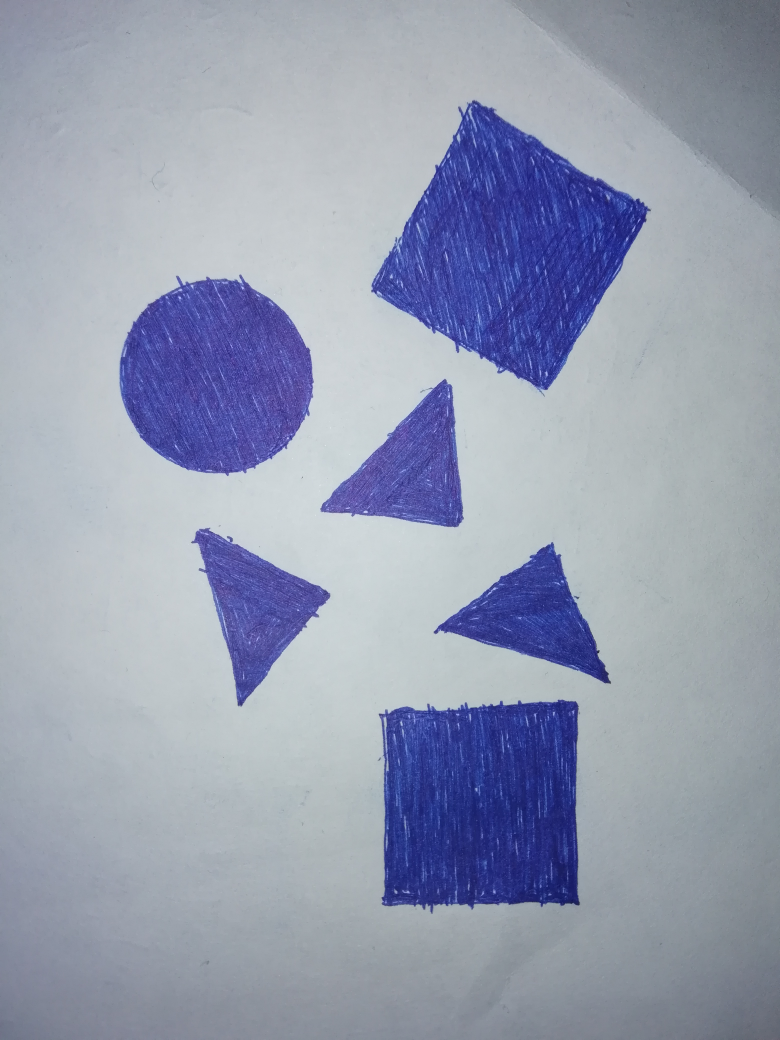
//> input picture figure.jpg, 3120 x 4160 px (shown at 1/4 size)
$ ./3   (built with g++ and OpenCV 4)
//> lines starting //> are read from the running program, lines starting //| are printed output that depends on the picture; after the words box and inside, x2 and y2 are one past the last pixel; in counts of white or black regions, pixels touching at a corner belong together
#include <opencv2/core/core.hpp>
#include <cv.h>
#include <opencv2/highgui/highgui.hpp>
#include <string>
#include <iostream>
#include <time.h>
#include<stdio.h>
#include<stdlib.h>
#include<unistd.h>
#include <iostream>
#include <opencv2/imgproc/imgproc.hpp>
#include<vector>
#include<iterator>

using namespace std;
using namespace cv;
int main()
{
    Mat im0,im,bin;
    im0 = imread("figure.jpg", IMREAD_GRAYSCALE);
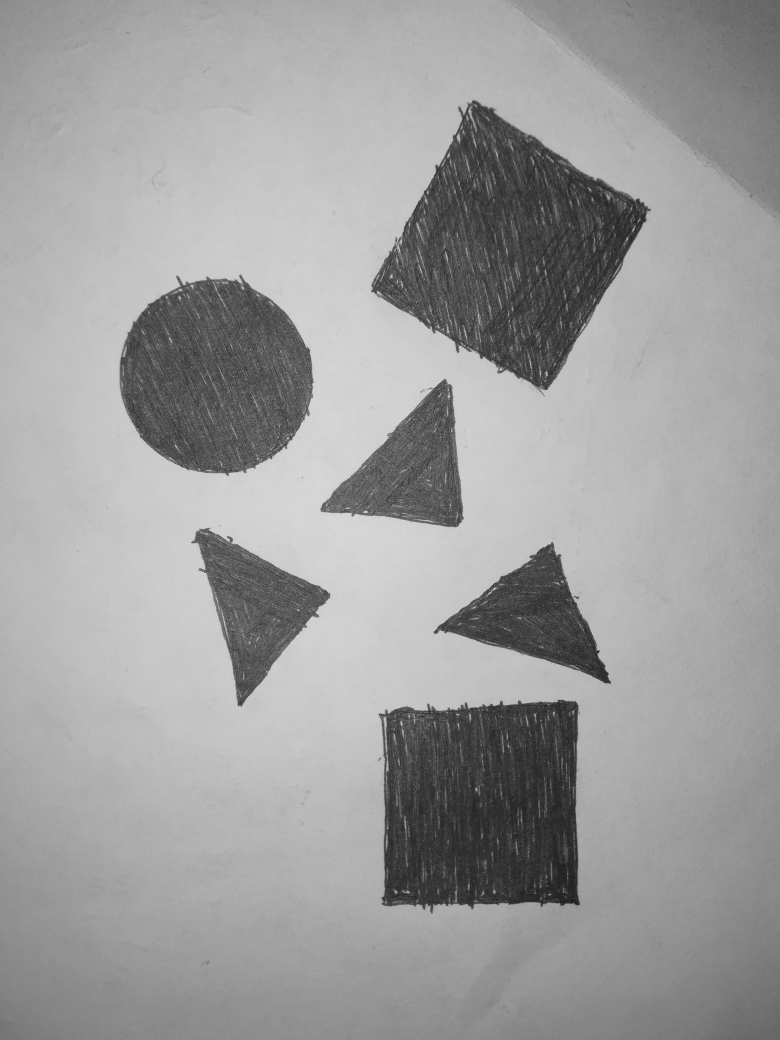
//> im0: 4160 rows x 3120 cols, CV_8UC1 (shown at 1/4 size); min 20, max 255, mean 157.4
    resize(im0,im,Size(im0.cols*0.1,im0.rows*0.1),0,0,CV_INTER_LINEAR);
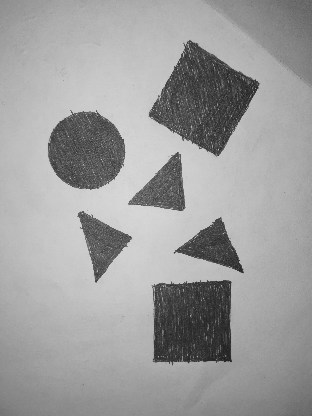
//> im: 416 rows x 312 cols, CV_8UC1; min 30, max 221, mean 157.5

    threshold(im, bin, 98, 255, THRESH_BINARY );
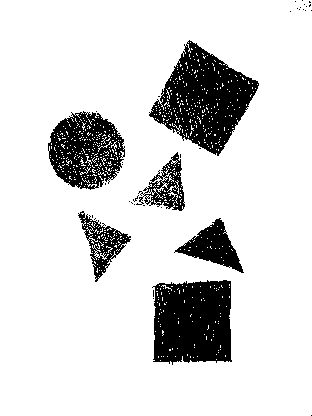
//> bin: 416 rows x 312 cols, CV_8UC1; 84.7% white; 37 black regions (31 under 20 px), largest, box (x1, y1, x2, y2) and area: (149, 40, 259, 156) 6374, (152, 280, 232, 365) 5864, (48, 111, 125, 190) 3744, (174, 218, 244, 273) 1599, (78, 211, 131, 282) 1194, (136, 152, 185, 211) 1072
    imshow( "Display window", bin );
    int rows,cols;
    int key=0;
    printf("rrrrrrrrrrrrr\n");
    rows=bin.rows;cols=bin.cols;
//> after `rows = bin.rows`: rows = 416
//> after `cols = bin.cols`: cols = 312
    for(int k=0;k<100;k++)
    {
    for(int i=1;i<rows-1;i++)
    {
        uchar*p =bin.ptr<uchar>(i);
        uchar*p1 =bin.ptr<uchar>(i-1);
        uchar*p2 =bin.ptr<uchar>(i+1);
        for(int j=1;j<cols-1;j++)
        {
            key=0;
            if(p1[j-1]==0) key++;
            if(p1[j]==0) key++;
            if(p1[j+1]==0) key++;
            if(p2[j-1]==0) key++;
            if(p2[j]==0) key++;
            if(p2[j+1]==0) key++;
            if(p[j-1]==0) key++;
            if(p[j+1]==0) key++;
            if(key>=5)
            {
                p[j]=0;
            }
            else
            {
                if(key<=1)
                {
                    p[j]=255;
                }
            }
        }
    }
    }
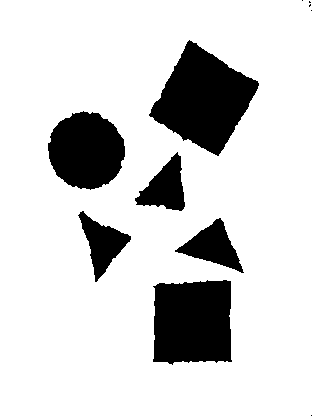
//> bin: 416 rows x 312 cols, CV_8UC1; 82.7% white; 11 black regions (5 under 20 px), largest, box (x1, y1, x2, y2) and area: (149, 40, 259, 156) 6994, (153, 280, 232, 365) 6075, (48, 111, 125, 190) 4589, (175, 218, 244, 273) 1660, (135, 152, 185, 211) 1586, (78, 211, 131, 282) 1578
//> after the loop, key = 1
    printf("rrrrrrrrrrrrr\n");
    imshow( "Better", bin );
    int num=0,num1=0,num2=0,i0,j0,num_loc=0;
    int key0=1;
    while (key0!=0)
    {
        key0=0;
        for(int i=0;i<rows-1;i++)
        {
            uchar*p =bin.ptr<uchar>(i);
            for(int j=1;j<cols-1;j++)
            {
                if(p[j]==0)
                {
                    i0=i;j0=j;key0=1; num2=1;num1=0;num++;num_loc=1;p[j]=num*20; goto lh;
                }
            }
        }
        lh:
         while(num_loc!=0)
         {
             num_loc=0;
             for(int i=1;i<rows-1;i++)
             {
                 uchar*p =bin.ptr<uchar>(i);
                 uchar*p1 =bin.ptr<uchar>(i-1);
                 uchar*p2 =bin.ptr<uchar>(i+1);
                 for(int j=1;j<cols-1;j++)
                 {
                     if(p[j]==num*20)
                     {
                         if(p1[j-1]==0) {num_loc++;p1[j-1]=num*20;}
                         if(p1[j]==0) {num_loc++;p1[j]=num*20;}
                         if(p1[j+1]==0) {num_loc++;p1[j+1]=num*20;}
                         if(p2[j-1]==0) {num_loc++;p2[j-1]=num*20;}
                         if(p2[j]==0) {num_loc++;p2[j]=num*20;}
                         if(p2[j+1]==0) {num_loc++;p2[j+1]=num*20;}
                         if(p[j-1]==0) {num_loc++;p[j-1]=num*20;}
                         if(p[j+1]==0) {num_loc++;p[j+1]=num*20;}
                     }
                 }
             }
             num2=num1;num1+=num_loc;
         }

    }
//> this loop made 10 passes
//> (num2, num1) on passes 1 to 9: (0, 0), (2, 2), (3, 3), (6993, 6993), (4588, 4588), (1585, 1585), (1577, 1577), (1659, 1659), (6074, 6074)
//> (i0, j0, num2, num1, num) on pass 10: (280, 207, 6074, 6074, 9)
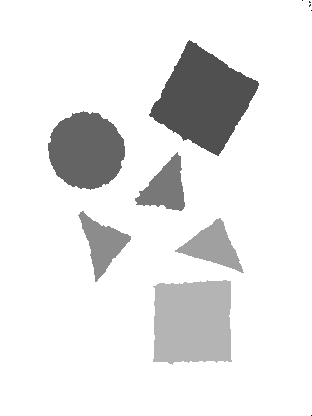
//> bin: 416 rows x 312 cols, CV_8UC1; 17.33% of pixels changed, all inside (x1, y1, x2, y2) = (48, 0, 311, 365)
//> after the loop, key0 = 0; i0 = 280; j0 = 207; num2 = 6074; num1 = 6074; num = 9; num_loc = 0
     printf("rrrrrrrrrrrrr\n");
    for(int k=0;k<num;k++)
    {
        num1=0;
        for(int i=0;i<rows;i++)
        {
          uchar*p =bin.ptr<uchar>(i);
          for(int j=0;j<cols;j++)
          {
              if(p[j]==k*20)
              {
                  num1++;
              }
          }
        }
        if(num1<40)
        {
            for(int i=0;i<rows;i++)
            {
              uchar*p =bin.ptr<uchar>(i);
              for(int j=0;j<cols;j++)
              {
                  if(p[j]==k*20)
                  {
                      p[j]=255;
                  }
              }
            }
        }
    }
//> this loop made 9 passes
//> num1 on passes 1 to 9: 2, 1, 3, 4, 6994, 4589, 1586, 1578, 1660
//> bin: 416 rows x 312 cols, CV_8UC1; 10 pixels changed, all inside (x1, y1, x2, y2) = (302, 0, 312, 416)
//> after the loop, num1 = 1660
    //imshow( "Better2", bin );

    set<int> res;
    num1=1;
    for(int i=0;i<rows-1;i++)
    {
        uchar*p =bin.ptr<uchar>(i);
        for(int j=0;j<cols;j++)
        {
           if(p[j]!=255)
           {
               if(res.find(p[j])==res.end())
               {
                   res.insert(p[j]);
                   num1++;
               }
           }
        }
    }
//> this loop made 415 passes
//> after the loop, res = 6 items; num1 = 7
    for(set<int>::iterator it=res.begin();it!=res.end();it++)
    {
        printf("%d ",*(it));
    }
//> this loop made 6 passes
//| 80 100 120 140 160 180
    printf("\n");
    printf("Number of components:%d\n",num1);
//| Number of components:7
    Mat*obj;
    obj=new Mat[res.size()];
    num1=0;
    char word[256];

    for(set<int>::iterator it=res.begin();it!=res.end();it++)
    {
        obj[num1]=bin!=*it;
        num1++;
        sprintf(word,"Conponent%d",num1);
        imshow(word,obj[num1-1]);
    }
//> this loop made 6 passes
//> pass 1, `imshow(word,obj[num1-1]);`:
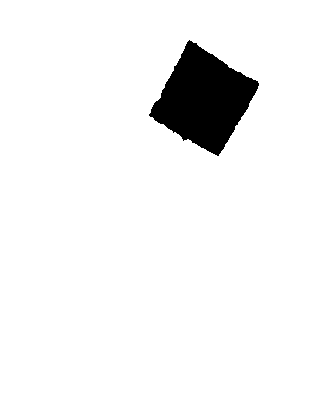
//> window 'Conponent1': 416 rows x 312 cols, CV_8UC1; 94.6% white; 1 black region, box (x1, y1, x2, y2) and area: (149, 40, 259, 156) 6994
//> pass 2, `imshow(word,obj[num1-1]);`:
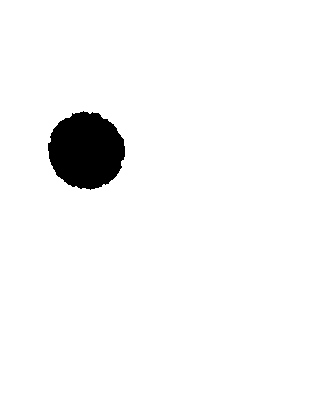
//> window 'Conponent2': 416 rows x 312 cols, CV_8UC1; 96.5% white; 1 black region, box (x1, y1, x2, y2) and area: (48, 111, 125, 190) 4589
//> after the loop, num1 = 6; word = "Conponent6"
    Moments*mom;
    Moments*humom;
    mom=new Moments[res.size()];
    humom=new Moments[res.size()];
    num=res.size();
//> num = 6
    Moments*hm;
    hm=new Moments[7];
   double ar[7];
   double asv=0.;
    for(int i=0;i<num;i++)
    {
        mom[i]=moments( obj[i], false);
        //printf("%d %f %f\n",i,mom[i].m00,mom[i].m01,);
        //HuMoments( humom[i], obj[i]);
        //printf("%d %f %f\n",i,mom[i].m00,humom[i].m01);
        HuMoments(mom[i],ar);
        printf("%d: ",i);
        asv=0.;
        for(int j=0;j<7;j++)
        {
            asv+=log(fabs(ar[j]))*log(fabs(ar[j]));
        }
        printf("%f\n",sqrt(asv));
    }
//> this loop made 6 passes
//> asv on passes 1 to 6: 9424.1, 10498.8, 13390.4, 12398.9, 12235.6, 9653.7
//| 0: 97.077722
//| 1: 102.463840
//| 2: 115.716940
//| 3: 111.350326
//| 4: 110.614709
//| 5: 98.253078
//> after the loop, asv = 9653.7


    imshow( "Better2", bin );


    printf("num=%d\n",num);
//| num=6
    waitKey(0);
    return 0;
}
